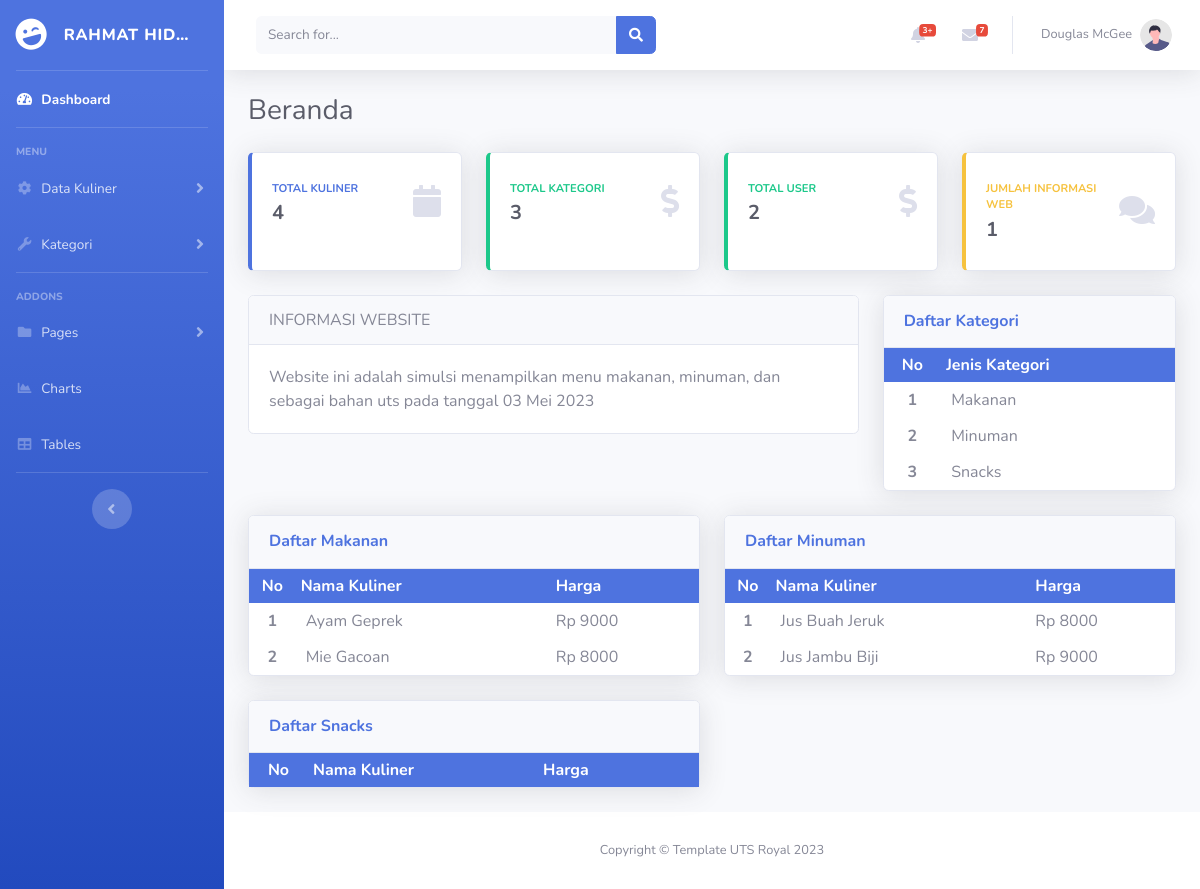
The page / on the database its author committed.
### tables this page shows
CREATE TABLE `tabel_user` (
  `id` int(11) NOT NULL,
  `nama_user` varchar(25) NOT NULL
);

CREATE TABLE `tabel_info_web` (
  `id` int(11) NOT NULL,
  `deskripsi_web` varchar(200) NOT NULL
);

CREATE TABLE `tabel_kategori` (
  `id` int(11) NOT NULL,
  `kategori` varchar(50) NOT NULL
);

CREATE TABLE `tabel_kuliner` (
  `id` int(11) NOT NULL,
  `id_kategori` int(11) NOT NULL,
  `nama` varchar(50) NOT NULL,
  `harga` int(15) NOT NULL
);

### koneksi.php (called while the page is built, shortened)
<?php
$databaseName = "uts_rahmat";
$conn = mysqli_connect("localhost", "root", "", $databaseName);
function query($query){
    global $conn;
    $result = mysqli_query($conn, $query);
    $rows = [];
    while ( $row = mysqli_fetch_assoc($result)) {
        $rows[] = $row;
    }
    return $rows;
}
?>

### index.php (the view, shortened to what this page needs)
<?php
require 'koneksi.php';
$kategories = query("SELECT id AS id_kategori, kategori FROM tabel_kategori ORDER BY kategori ASC");
$users = query("SELECT * FROM tabel_user");
$infoweb = query("SELECT * FROM tabel_info_web");
$getKuliner = query("SELECT id FROM tabel_kuliner");
$jlh_kuliner = count($getKuliner);
$jlh_kategori = count($kategories);
$jlh_user = count($users);
$jlh_info = count($infoweb);
?>
<!DOCTYPE html>
<html lang="en">
<head>
  <link href="vendor/fontawesome-free/css/all.min.css" rel="stylesheet" type="text/css">
  <link href="css/sb-admin-2.min.css" rel="stylesheet">
</head>
<body id="page-top">
  <div id="wrapper">
    <ul class="navbar-nav bg-gradient-primary sidebar sidebar-dark accordion" id="accordionSidebar">
      <a class="sidebar-brand d-flex align-items-center justify-content-center" href="index.html">
        <div class="sidebar-brand-icon rotate-n-15">
          <i class="fas fa-laugh-wink"></i>
        </div>
        <?php
        $user = query("SELECT nama_user FROM tabel_user")[0];
        ?>
        <div class="sidebar-brand-text mx-3 text-truncate""><?= $user["nama_user"]; ?></div>
            </a>
            <hr class=" sidebar-divider my-0">
          <li class="nav-item active">
            <a class="nav-link" href="index.php">
              <i class="fas fa-fw fa-tachometer-alt"></i>
              <span>Dashboard</span></a>
          </li>
          <hr class="sidebar-divider">
          <div class="sidebar-heading">
            Menu
          </div>
          <li class="nav-item">
            <a class="nav-link collapsed" href="#" data-toggle="collapse" data-target="#collapseTwo"
              aria-expanded="true" aria-controls="collapseTwo">
              <i class="fas fa-fw fa-cog"></i>
              <span>Data Kuliner</span>
            </a>
          </li>
          <li class="nav-item">
            <a class="nav-link collapsed" href="#" data-toggle="collapse" data-target="#collapseUtilities"
              aria-expanded="true" aria-controls="collapseUtilities">
              <i class="fas fa-fw fa-wrench"></i>
              <span>Kategori</span>
            </a>
          </li>
          <hr class="sidebar-divider">
          <div class="sidebar-heading">
            Addons
          </div>
          <li class="nav-item">
            <a class="nav-link collapsed" href="#" data-toggle="collapse" data-target="#collapsePages"
              aria-expanded="true" aria-controls="collapsePages">
              <i class="fas fa-fw fa-folder"></i>
              <span>Pages</span>
            </a>
          </li>
          <li class="nav-item">
            <a class="nav-link" href="#">
              <i class="fas fa-fw fa-chart-area"></i>
              <span>Charts</span></a>
          </li>
          <li class="nav-item">
            <a class="nav-link" href="#">
              <i class="fas fa-fw fa-table"></i>
              <span>Tables</span></a>
          </li>
          <hr class="sidebar-divider d-none d-md-block">
          <div class="text-center d-none d-md-inline">
            <button class="rounded-circle border-0" id="sidebarToggle"></button>
          </div>
    </ul>
    <div id="content-wrapper" class="d-flex flex-column">
      <div id="content">
        <nav class="navbar navbar-expand navbar-light bg-white topbar mb-4 static-top shadow">
          <form class="d-none d-sm-inline-block form-inline mr-auto ml-md-3 my-2 my-md-0 mw-100 navbar-search">
            <div class="input-group">
              <input type="text" class="form-control bg-light border-0 small" placeholder="Search for..."
                aria-label="Search" aria-describedby="basic-addon2">
              <div class="input-group-append">
                <button class="btn btn-primary" type="button">
                  <i class="fas fa-search fa-sm"></i>
                </button>
              </div>
            </div>
          </form>
          <ul class="navbar-nav ml-auto">
            <li class="nav-item dropdown no-arrow mx-1">
              <a class="nav-link dropdown-toggle" href="#" id="alertsDropdown" role="button" data-toggle="dropdown"
                aria-haspopup="true" aria-expanded="false">
                <i class="fas fa-bell fa-fw"></i>
                <span class="badge badge-danger badge-counter">3+</span>
              </a>
            </li>
            <li class="nav-item dropdown no-arrow mx-1">
              <a class="nav-link dropdown-toggle" href="#" id="messagesDropdown" role="button" data-toggle="dropdown"
                aria-haspopup="true" aria-expanded="false">
                <i class="fas fa-envelope fa-fw"></i>
                <span class="badge badge-danger badge-counter">7</span>
              </a>
            </li>
            <li class="nav-item dropdown no-arrow">
              <a class="nav-link dropdown-toggle" href="#" id="userDropdown" role="button" data-toggle="dropdown"
                aria-haspopup="true" aria-expanded="false">
                <span class="mr-2 d-none d-lg-inline text-gray-600 small">Douglas McGee</span>
                <img class="img-profile rounded-circle" src="img/undraw_profile.svg">
              </a>
            </li>
          </ul>
        </nav>
        <div class="container-fluid">
          <div class="d-sm-flex align-items-center justify-content-between mb-4">
            <h1 class="h3 mb-0 text-gray-800">Beranda</h1>
          </div>
          <div class="row">
            <div class="col-xl-3 col-md-6 mb-4">
              <div class="card border-left-primary shadow h-100 py-2">
                <div class="card-body">
                  <div class="row no-gutters align-items-center">
                    <div class="col mr-2">
                      <div class="text-xs font-weight-bold text-primary text-uppercase mb-1">
                        Total Kuliner</div>
                      <div class="h5 mb-0 font-weight-bold text-gray-800"><?= $jlh_kuliner; ?></div>
                    </div>
                    <div class="col-auto">
                      <i class="fas fa-calendar fa-2x text-gray-300"></i>
                    </div>
                  </div>
                </div>
              </div>
            </div>
            <div class="col-xl-3 col-md-6 mb-4">
              <div class="card border-left-success shadow h-100 py-2">
                <div class="card-body">
                  <div class="row no-gutters align-items-center">
                    <div class="col mr-2">
                      <div class="text-xs font-weight-bold text-success text-uppercase mb-1">
                        Total Kategori</div>
                      <div class="h5 mb-0 font-weight-bold text-gray-800"><?= $jlh_kategori; ?></div>
                    </div>
                    <div class="col-auto">
                      <i class="fas fa-dollar-sign fa-2x text-gray-300"></i>
                    </div>
                  </div>
                </div>
              </div>
            </div>
            <div class="col-xl-3 col-md-6 mb-4">
              <div class="card border-left-success shadow h-100 py-2">
                <div class="card-body">
                  <div class="row no-gutters align-items-center">
                    <div class="col mr-2">
                      <div class="text-xs font-weight-bold text-success text-uppercase mb-1">
                        Total User</div>
                      <div class="h5 mb-0 font-weight-bold text-gray-800"><?= $jlh_user; ?></div>
                    </div>
                    <div class="col-auto">
                      <i class="fas fa-dollar-sign fa-2x text-gray-300"></i>
                    </div>
                  </div>
                </div>
              </div>
            </div>
            <div class="col-xl-3 col-md-6 mb-4">
              <div class="card border-left-warning shadow h-100 py-2">
                <div class="card-body">
                  <div class="row no-gutters align-items-center">
                    <div class="col mr-2">
                      <div class="text-xs font-weight-bold text-warning text-uppercase mb-1">
                        Jumlah Informasi Web</div>
                      <div class="h5 mb-0 font-weight-bold text-gray-800"><?= $jlh_info; ?></div>
                    </div>
                    <div class="col-auto">
                      <i class="fas fa-comments fa-2x text-gray-300"></i>
                    </div>
                  </div>
                </div>
              </div>
            </div>
          </div>
          <div class="row">
            <div class="col-lg-8">
              <div class="card mb-4">
                <div class="card-header">
                  INFORMASI WEBSITE
                </div>
                <div class="card-body">
                  <?= $infoweb[0]["deskripsi_web"]; ?>
                </div>
              </div>
            </div>
            <div class="col-lg-4">
              <div class="card shadow mb-4">
                <div class="card-header py-3">
                  <h6 class="m-0 font-weight-bold text-primary">Daftar Kategori</h6>
                </div>
                <div class="card-body p-0">
                  <table cellpadding="5" width="100%">
                    <tr class="bg-primary text-white">
                      <th class="text-center">No</th>
                      <th>Jenis Kategori</th>
                    </tr>
                    <?php
                     $no = 1;
                     if($jlh_kategori == 0) : ?>
                    <tr>
                      <td colspan="5" class="text-center">Data Not Available</td>
                    </tr>
                    <?php else: ?>
                    <?php foreach( $kategories as $kategori): ?>
                    <tr>
                      <td class="text-center font-weight-bold"><?= $no; ?></td>
                      <td style="padding: 6px 50px 6px 10px;"><?= $kategori["kategori"]; ?></td>
                    </tr>
                    <?php $no++; ?>
                    <?php endforeach; ?>
                    <?php endif; ?>
                  </table>
                </div>
              </div>
            </div>
          </div>
          <div class="row">
            <?php foreach($kategories AS $kate) : ?>
            <?php
              $identifier = $kate['id_kategori'];
              $kuliners = query("SELECT kuliner.id AS id_kuliner, kuliner.id_kategori, kuliner.nama AS nama_kuliner, kuliner.harga AS harga_kuliner, kategori.kategori AS kategori FROM tabel_kuliner AS kuliner INNER JOIN tabel_kategori AS kategori ON kuliner.id_kategori = kategori.id WHERE kuliner.id_kategori = $identifier ORDER BY kuliner.nama ASC");
            ?>
            <div class="col-lg-6">
              <div class="card shadow mb-4">
                <div class="card-header py-3">
                  <h6 class="m-0 font-weight-bold text-primary">Daftar <?= $kate['kategori']; ?></h6>
                </div>
                <div class="card-body p-0">
                  <table cellpadding="5" width="100%">
                    <tr class="bg-primary text-white">
                      <th style="text-align: center;">No</th>
                      <th>Nama Kuliner</th>
                      <th style="padding: 0 25px 0 25px;">Harga</th>
                    </tr>
                    <?php
                    $no = 1;
                    if($jlh_kuliner == 0) : ?>
                    <tr>
                      <td colspan="4" class="text-center">Data Not Available</td>
                    </tr>
                    <?php else: ?>
                    <?php foreach( $kuliners as $kuliner): ?>
                    <tr>
                      <td class="text-center font-weight-bold"><?= $no; ?></td>
                      <td style="padding: 6px 50px 6px 10px;"><?= $kuliner["nama_kuliner"]; ?></td>
                      <td style="padding: 0 25px 0 25px;">Rp <?= $kuliner["harga_kuliner"]; ?></td>
                    </tr>
                    <?php $no++; ?>
                    <?php endforeach; ?>
                    <?php endif; ?>
                  </table>
                </div>
              </div>
            </div>
            <?php endforeach; ?>
          </div>
        </div>
      </div>
      <footer class="sticky-footer bg-white">
        <div class="container my-auto">
          <div class="copyright text-center my-auto">
            <span>Copyright &copy; Template UTS Royal 2023</span>
          </div>
        </div>
      </footer>
    </div>
  </div>
</body>
</html>

### rows shown on the page
tabel_user: nama_user "RAHMAT HID…"
tabel_info_web: deskripsi_web "Website ini adalah simulsi menampilkan menu makanan, minuman, dan sebagai bahan uts pada tanggal 03 Mei 2023"
tabel_kategori: kategori "Makanan"
tabel_kategori: kategori "Minuman"
tabel_kategori: kategori "Snacks"
tabel_kuliner: nama "Ayam Geprek", harga "9000"
tabel_kuliner: nama "Mie Gacoan", harga "8000"
tabel_kuliner: nama "Jus Buah Jeruk", harga "8000"
tabel_kuliner: nama "Jus Jambu Biji", harga "9000"

### other values the page prints
$jlh_kuliner "4"
$jlh_kategori "3"
$jlh_user "2"
$jlh_info "1"
